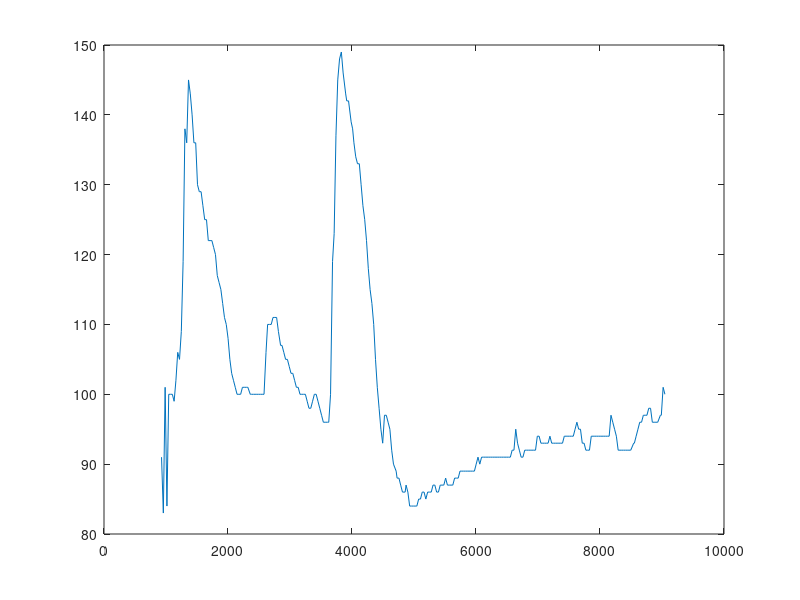
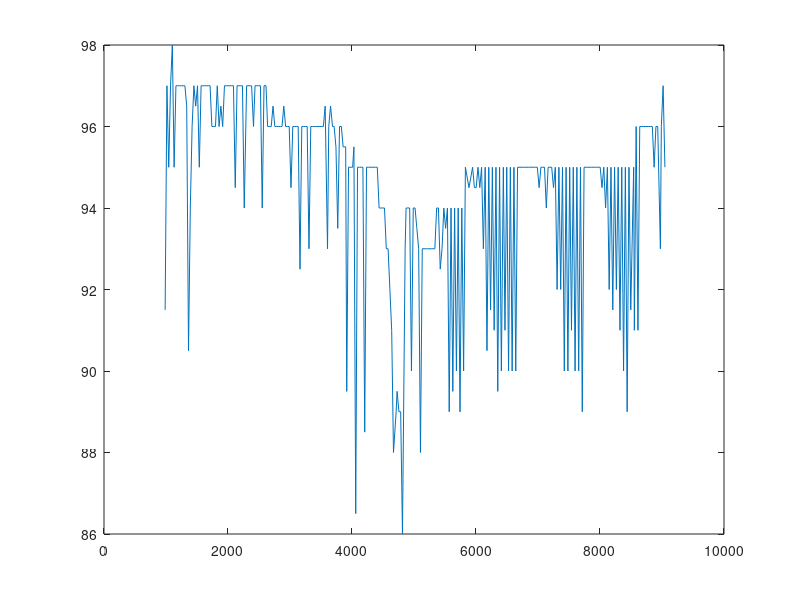
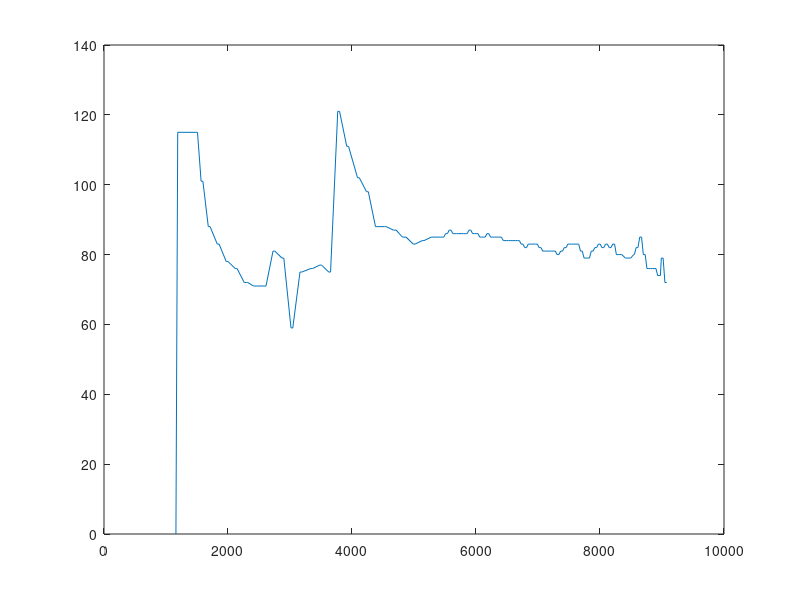

Here is the MATLAB script that generated these plots, in order:
%HR
x1 = [928.0000,957.0000,986.0000,1015.0000,1044.0000,1073.0000,1102.0000,1131.0000,1160.0000,1189.0000,1218.0000,1247.0000,1276.0000,1305.0000,1334.0000,1363.0000,1392.0000,1421.0000,1450.0000,1479.0000,1508.0000,1537.0000,1566.0000,1595.0000,1624.0000,1653.0000,1682.0000,1711.0000,1740.0000,1769.0000,1798.0000,1827.0000,1856.0000,1885.0000,1914.0000,1943.0000,1972.0000,2001.0000,2030.0000,2059.0000,2088.0000,2117.0000,2146.0000,2175.0000,2204.0000,2233.0000,2262.0000,2300.0000,2320.0000,2359.0000,2381.0000,2411.0000,2436.0000,2465.0000,2494.0000,2523.0000,2552.0000,2581.0000,2613.0000,2639.0000,2668.0000,2697.0000,2726.0000,2755.0000,2784.0000,2813.0000,2848.0000,2871.0000,2900.0000,2929.0000,2958.0000,2987.0000,3016.0000,3045.0000,3074.0000,3103.0000,3132.0000,3161.0000,3190.0000,3219.0000,3248.0000,3277.0000,3306.0000,3335.0000,3364.0000,3393.0000,3422.0000,3451.0000,3480.0000,3509.0000,3538.0000,3567.0000,3605.0000,3625.0000,3654.0000,3686.0000,3712.0000,3741.0000,3770.0000,3799.0000,3828.0000,3857.0000,3898.0000,3915.0000,3944.0000,3986.0000,4010.0000,4031.0000,4060.0000,4089.0000,4118.0000,4147.0000,4176.0000,4205.0000,4234.0000,4263.0000,4292.0000,4321.0000,4350.0000,4379.0000,4408.0000,4437.0000,4466.0000,4495.0000,4524.0000,4553.0000,4582.0000,4611.0000,4640.0000,4669.0000,4712.0000,4727.0000,4757.0000,4785.0000,4814.0000,4857.0000,4872.0000,4901.0000,4930.0000,4959.0000,4988.0000,5017.0000,5046.0000,5075.0000,5104.0000,5133.0000,5162.0000,5191.0000,5220.0000,5249.0000,5278.0000,5307.0000,5336.0000,5365.0000,5394.0000,5423.0000,5452.0000,5481.0000,5510.0000,5539.0000,5568.0000,5597.0000,5626.0000,5655.0000,5684.0000,5713.0000,5742.0000,5771.0000,5800.0000,5829.0000,5858.0000,5887.0000,5916.0000,5945.0000,5974.0000,6003.0000,6032.0000,6061.0000,6090.0000,6119.0000,6148.0000,6177.0000,6206.0000,6235.0000,6264.0000,6293.0000,6322.0000,6351.0000,6380.0000,6409.0000,6441.0000,6467.0000,6496.0000,6525.0000,6554.0000,6583.0000,6612.0000,6641.0000,6670.0000,6699.0000,6728.0000,6757.0000,6786.0000,6815.0000,6844.0000,6873.0000,6902.0000,6931.0000,6960.0000,6989.0000,7018.0000,7047.0000,7076.0000,7105.0000,7134.0000,7163.0000,7192.0000,7221.0000,7250.0000,7279.0000,7308.0000,7337.0000,7366.0000,7395.0000,7424.0000,7453.0000,7482.0000,7511.0000,7540.0000,7569.0000,7598.0000,7627.0000,7656.0000,7685.0000,7714.0000,7743.0000,7772.0000,7801.0000,7830.0000,7859.0000,7888.0000,7917.0000,7946.0000,7975.0000,8003.0000,8032.0000,8061.0000,8090.0000,8119.0000,8148.0000,8177.0000,8206.0000,8235.0000,8264.0000,8293.0000,8322.0000,8351.0000,8380.0000,8409.0000,8438.0000,8467.0000,8496.0000,8543.0000,8554.0000,8583.0000,8612.0000,8641.0000,8670.0000,8699.0000,8729.0000,8757.0000,8786.0000,8815.0000,8844.0000,8873.0000,8902.0000,8931.0000,8974.0000,8989.0000,9018.0000,9047.0000];
y1 = [91.0000,83.0000,101.0000,84.0000,100.0000,100.0000,100.0000,99.0000,102.0000,106.0000,105.0000,109.0000,119.0000,138.0000,136.0000,145.0000,143.0000,140.0000,136.0000,136.0000,130.0000,129.0000,129.0000,127.0000,125.0000,125.0000,122.0000,122.0000,122.0000,121.0000,120.0000,117.0000,116.0000,115.0000,113.0000,111.0000,110.0000,108.0000,105.0000,103.0000,102.0000,101.0000,100.0000,100.0000,100.0000,101.0000,101.0000,101.0000,101.0000,100.0000,100.0000,100.0000,100.0000,100.0000,100.0000,100.0000,100.0000,100.0000,106.0000,110.0000,110.0000,110.0000,111.0000,111.0000,111.0000,109.0000,107.0000,107.0000,106.0000,105.0000,105.0000,104.0000,103.0000,103.0000,102.0000,101.0000,101.0000,100.0000,100.0000,100.0000,100.0000,99.0000,98.0000,98.0000,99.0000,100.0000,100.0000,99.0000,98.0000,97.0000,96.0000,96.0000,96.0000,96.0000,100.0000,119.0000,123.0000,137.0000,145.0000,148.0000,149.0000,146.0000,143.0000,142.0000,142.0000,139.0000,138.0000,136.0000,134.0000,133.0000,133.0000,130.0000,127.0000,125.0000,122.0000,118.0000,115.0000,113.0000,110.0000,105.0000,101.0000,98.0000,95.0000,93.0000,97.0000,97.0000,96.0000,95.0000,92.0000,90.0000,89.0000,88.0000,88.0000,87.0000,86.0000,86.0000,87.0000,86.0000,84.0000,84.0000,84.0000,84.0000,84.0000,85.0000,85.0000,86.0000,86.0000,85.0000,86.0000,86.0000,86.0000,87.0000,87.0000,86.0000,86.0000,87.0000,87.0000,87.0000,88.0000,87.0000,87.0000,87.0000,87.0000,88.0000,88.0000,88.0000,89.0000,89.0000,89.0000,89.0000,89.0000,89.0000,89.0000,89.0000,89.0000,90.0000,91.0000,90.0000,91.0000,91.0000,91.0000,91.0000,91.0000,91.0000,91.0000,91.0000,91.0000,91.0000,91.0000,91.0000,91.0000,91.0000,91.0000,91.0000,91.0000,92.0000,92.0000,95.0000,93.0000,92.0000,91.0000,91.0000,92.0000,92.0000,92.0000,92.0000,92.0000,92.0000,92.0000,94.0000,94.0000,93.0000,93.0000,93.0000,93.0000,93.0000,94.0000,93.0000,93.0000,93.0000,93.0000,93.0000,93.0000,93.0000,94.0000,94.0000,94.0000,94.0000,94.0000,94.0000,95.0000,96.0000,95.0000,95.0000,93.0000,93.0000,92.0000,92.0000,92.0000,94.0000,94.0000,94.0000,94.0000,94.0000,94.0000,94.0000,94.0000,94.0000,94.0000,94.0000,97.0000,96.0000,95.0000,94.0000,92.0000,92.0000,92.0000,92.0000,92.0000,92.0000,92.0000,92.0000,93.0000,93.0000,94.0000,95.0000,96.0000,96.0000,97.0000,97.0000,97.0000,98.0000,98.0000,96.0000,96.0000,96.0000,96.0000,97.0000,97.0000,101.0000,100.0000];
figure(1),plot(x1,y1);

%SpO2
x2 = [986.0000,1015.0000,1044.0000,1073.0000,1102.0000,1131.0000,1160.0000,1189.0000,1218.0000,1247.0000,1276.0000,1305.0000,1334.0000,1363.0000,1392.0000,1421.0000,1450.0000,1479.0000,1508.0000,1537.0000,1566.0000,1595.0000,1624.0000,1653.0000,1682.0000,1711.0000,1740.0000,1769.0000,1798.0000,1827.0000,1856.0000,1885.0000,1914.0000,1943.0000,1972.0000,2001.0000,2030.0000,2059.0000,2088.0000,2117.0000,2146.0000,2175.0000,2204.0000,2233.0000,2262.0000,2300.0000,2320.0000,2359.0000,2381.0000,2411.0000,2436.0000,2465.0000,2494.0000,2523.0000,2552.0000,2581.0000,2613.0000,2639.0000,2668.0000,2697.0000,2726.0000,2755.0000,2784.0000,2813.0000,2848.0000,2871.0000,2900.0000,2929.0000,2958.0000,2987.0000,3016.0000,3045.0000,3074.0000,3103.0000,3132.0000,3161.0000,3190.0000,3219.0000,3248.0000,3277.0000,3306.0000,3335.0000,3364.0000,3393.0000,3422.0000,3451.0000,3480.0000,3509.0000,3538.0000,3567.0000,3605.0000,3625.0000,3654.0000,3686.0000,3712.0000,3741.0000,3770.0000,3799.0000,3828.0000,3857.0000,3898.0000,3915.0000,3944.0000,3986.0000,4010.0000,4031.0000,4060.0000,4089.0000,4118.0000,4147.0000,4176.0000,4205.0000,4234.0000,4263.0000,4292.0000,4321.0000,4379.0000,4408.0000,4437.0000,4466.0000,4495.0000,4524.0000,4553.0000,4582.0000,4611.0000,4640.0000,4669.0000,4712.0000,4727.0000,4757.0000,4785.0000,4814.0000,4857.0000,4872.0000,4901.0000,4930.0000,4959.0000,4988.0000,5017.0000,5046.0000,5075.0000,5104.0000,5133.0000,5162.0000,5191.0000,5220.0000,5278.0000,5307.0000,5336.0000,5365.0000,5394.0000,5423.0000,5452.0000,5481.0000,5510.0000,5539.0000,5568.0000,5597.0000,5626.0000,5655.0000,5684.0000,5713.0000,5742.0000,5771.0000,5800.0000,5829.0000,5887.0000,5945.0000,5974.0000,6003.0000,6032.0000,6061.0000,6090.0000,6119.0000,6148.0000,6177.0000,6206.0000,6235.0000,6264.0000,6293.0000,6322.0000,6351.0000,6380.0000,6409.0000,6441.0000,6467.0000,6496.0000,6525.0000,6554.0000,6583.0000,6612.0000,6641.0000,6670.0000,6728.0000,6786.0000,6844.0000,6873.0000,6902.0000,6931.0000,6960.0000,6989.0000,7018.0000,7047.0000,7076.0000,7105.0000,7134.0000,7163.0000,7192.0000,7221.0000,7250.0000,7279.0000,7308.0000,7337.0000,7366.0000,7395.0000,7424.0000,7453.0000,7482.0000,7511.0000,7540.0000,7569.0000,7598.0000,7627.0000,7656.0000,7685.0000,7714.0000,7743.0000,7801.0000,7859.0000,7888.0000,7917.0000,7946.0000,7975.0000,8003.0000,8032.0000,8061.0000,8090.0000,8119.0000,8148.0000,8177.0000,8206.0000,8235.0000,8264.0000,8293.0000,8322.0000,8351.0000,8380.0000,8409.0000,8438.0000,8467.0000,8496.0000,8543.0000,8554.0000,8583.0000,8612.0000,8641.0000,8670.0000,8699.0000,8729.0000,8757.0000,8786.0000,8815.0000,8844.0000,8873.0000,8902.0000,8931.0000,8974.0000,8989.0000,9018.0000,9047.0000];
y2 = [91.5000,97.0000,95.0000,97.0000,98.0000,95.0000,97.0000,97.0000,97.0000,97.0000,97.0000,97.0000,96.5000,90.5000,94.0000,96.0000,97.0000,96.5000,97.0000,95.0000,97.0000,97.0000,97.0000,97.0000,97.0000,97.0000,96.0000,96.0000,96.0000,97.0000,96.0000,96.5000,96.0000,97.0000,97.0000,97.0000,97.0000,97.0000,97.0000,94.5000,97.0000,97.0000,97.0000,97.0000,94.0000,97.0000,97.0000,97.0000,97.0000,96.0000,97.0000,97.0000,97.0000,97.0000,94.0000,97.0000,97.0000,96.0000,96.0000,96.0000,96.5000,96.0000,96.0000,96.0000,96.0000,96.0000,96.5000,96.0000,96.0000,96.0000,94.5000,96.0000,96.0000,96.0000,96.0000,92.5000,96.0000,96.0000,96.0000,96.0000,93.0000,96.0000,96.0000,96.0000,96.0000,96.0000,96.0000,96.0000,96.0000,96.5000,93.0000,96.0000,96.5000,96.0000,96.0000,95.5000,93.5000,96.0000,96.0000,95.5000,95.5000,89.5000,95.0000,95.0000,95.0000,95.5000,86.5000,95.0000,95.0000,95.0000,95.0000,88.5000,95.0000,95.0000,95.0000,95.0000,95.0000,95.0000,94.0000,94.0000,94.0000,94.0000,93.0000,93.0000,92.0000,91.0000,88.0000,89.0000,89.5000,89.0000,89.0000,86.0000,93.0000,94.0000,94.0000,94.0000,90.0000,94.0000,94.0000,93.5000,93.0000,88.0000,93.0000,93.0000,93.0000,93.0000,93.0000,93.0000,93.0000,94.0000,94.0000,92.5000,93.0000,94.0000,93.5000,94.0000,89.0000,94.0000,89.5000,94.0000,90.0000,94.0000,89.0000,94.0000,90.0000,95.0000,94.5000,95.0000,94.5000,94.5000,95.0000,94.5000,95.0000,93.0000,95.0000,90.5000,95.0000,91.5000,95.0000,91.0000,95.0000,89.5000,95.0000,90.0000,95.0000,91.0000,95.0000,90.0000,95.0000,90.0000,95.0000,90.0000,95.0000,95.0000,95.0000,95.0000,95.0000,95.0000,95.0000,95.0000,95.0000,94.5000,95.0000,95.0000,95.0000,94.0000,95.0000,95.0000,95.0000,94.5000,95.0000,92.0000,95.0000,92.0000,95.0000,90.0000,95.0000,90.0000,95.0000,91.0000,95.0000,90.0000,95.0000,90.0000,95.0000,89.0000,95.0000,95.0000,95.0000,95.0000,95.0000,95.0000,95.0000,95.0000,94.5000,95.0000,94.0000,95.0000,92.0000,95.0000,91.5000,95.0000,92.0000,95.0000,91.0000,95.0000,90.0000,95.0000,89.0000,95.0000,91.5000,95.0000,91.0000,96.0000,91.0000,96.0000,96.0000,96.0000,96.0000,96.0000,96.0000,96.0000,96.0000,95.0000,96.0000,96.0000,93.0000,96.0000,97.0000,95.0000];
figure(2),plot(x2,y2);

% non-invasive blood pressure
x3 = [1160.0000,1189.0000,1479.0000,1508.0000,1566.0000,1595.0000,1682.0000,1711.0000,1827.0000,1856.0000,1972.0000,2001.0000,2117.0000,2146.0000,2262.0000,2300.0000,2320.0000,2411.0000,2436.0000,2465.0000,2581.0000,2613.0000,2726.0000,2755.0000,2871.0000,2900.0000,3016.0000,3045.0000,3161.0000,3190.0000,3335.0000,3364.0000,3480.0000,3509.0000,3625.0000,3654.0000,3770.0000,3799.0000,3915.0000,3944.0000,4089.0000,4118.0000,4234.0000,4263.0000,4379.0000,4408.0000,4524.0000,4553.0000,4669.0000,4712.0000,4814.0000,4857.0000,4872.0000,4988.0000,5017.0000,5133.0000,5162.0000,5278.0000,5307.0000,5423.0000,5452.0000,5481.0000,5510.0000,5539.0000,5568.0000,5597.0000,5626.0000,5655.0000,5684.0000,5713.0000,5742.0000,5771.0000,5800.0000,5829.0000,5858.0000,5887.0000,5916.0000,5945.0000,5974.0000,6003.0000,6032.0000,6061.0000,6090.0000,6119.0000,6148.0000,6177.0000,6206.0000,6235.0000,6264.0000,6293.0000,6322.0000,6351.0000,6380.0000,6409.0000,6441.0000,6467.0000,6496.0000,6525.0000,6554.0000,6583.0000,6612.0000,6641.0000,6670.0000,6699.0000,6728.0000,6757.0000,6786.0000,6815.0000,6844.0000,6873.0000,6902.0000,6931.0000,6960.0000,6989.0000,7018.0000,7047.0000,7076.0000,7105.0000,7134.0000,7163.0000,7192.0000,7221.0000,7250.0000,7279.0000,7308.0000,7337.0000,7366.0000,7395.0000,7424.0000,7453.0000,7482.0000,7511.0000,7540.0000,7569.0000,7598.0000,7627.0000,7656.0000,7685.0000,7714.0000,7743.0000,7772.0000,7801.0000,7830.0000,7859.0000,7888.0000,7917.0000,7946.0000,7975.0000,8003.0000,8032.0000,8061.0000,8090.0000,8119.0000,8148.0000,8177.0000,8206.0000,8235.0000,8264.0000,8293.0000,8322.0000,8351.0000,8409.0000,8438.0000,8467.0000,8496.0000,8543.0000,8554.0000,8583.0000,8612.0000,8641.0000,8670.0000,8699.0000,8729.0000,8757.0000,8786.0000,8815.0000,8844.0000,8873.0000,8902.0000,8931.0000,8974.0000,8989.0000,9018.0000,9047.0000,9076.0000];
y3 = [0.0000,115.0000,115.0000,115.0000,101.0000,101.0000,88.0000,88.0000,83.0000,83.0000,78.0000,78.0000,76.0000,76.0000,72.0000,72.0000,72.0000,71.0000,71.0000,71.0000,71.0000,71.0000,81.0000,81.0000,79.0000,79.0000,59.0000,59.0000,75.0000,75.0000,76.0000,76.0000,77.0000,77.0000,75.0000,75.0000,121.0000,121.0000,111.0000,111.0000,102.0000,102.0000,98.0000,98.0000,88.0000,88.0000,88.0000,88.0000,87.0000,87.0000,85.0000,85.0000,85.0000,83.0000,83.0000,84.0000,84.0000,85.0000,85.0000,85.0000,85.0000,85.0000,86.0000,86.0000,87.0000,87.0000,86.0000,86.0000,86.0000,86.0000,86.0000,86.0000,86.0000,86.0000,86.0000,87.0000,87.0000,86.0000,86.0000,86.0000,86.0000,85.0000,85.0000,85.0000,85.0000,86.0000,86.0000,85.0000,85.0000,85.0000,85.0000,85.0000,85.0000,85.0000,84.0000,84.0000,84.0000,84.0000,84.0000,84.0000,84.0000,84.0000,84.0000,84.0000,83.0000,83.0000,82.0000,82.0000,83.0000,83.0000,83.0000,83.0000,83.0000,83.0000,82.0000,82.0000,81.0000,81.0000,81.0000,81.0000,81.0000,81.0000,81.0000,81.0000,80.0000,80.0000,81.0000,81.0000,82.0000,82.0000,83.0000,83.0000,83.0000,83.0000,83.0000,83.0000,83.0000,81.0000,81.0000,79.0000,79.0000,79.0000,79.0000,81.0000,81.0000,82.0000,82.0000,83.0000,83.0000,82.0000,82.0000,83.0000,83.0000,82.0000,82.0000,83.0000,83.0000,80.0000,80.0000,80.0000,80.0000,79.0000,79.0000,79.0000,79.0000,80.0000,80.0000,82.0000,82.0000,85.0000,85.0000,80.0000,80.0000,76.0000,76.0000,76.0000,76.0000,76.0000,76.0000,74.0000,74.0000,79.0000,79.0000,72.0000,72.0000];
figure(3), plot(x3, y3);

